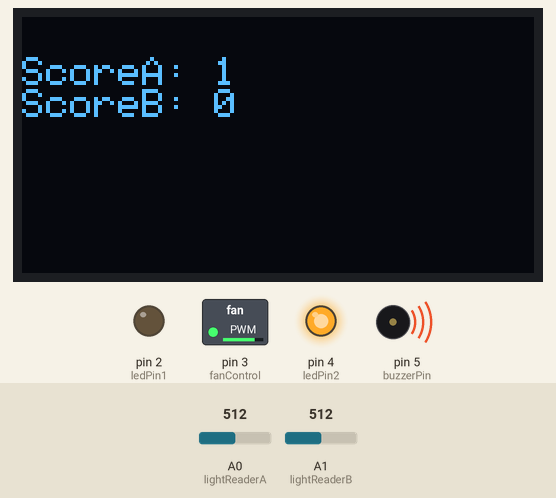
Recording of a sketch running on a simulated Arduino Uno, built with avr-gcc and run on an emulated ATmega328P. Shown: 128×64 one-colour display, switched loads named in the sketch (green lamp = pin HIGH), output pins drawn as LEDs (lit = HIGH), buzzer (waves = sounding). Inputs (shaded band) come from the test bench; at power-on: A0 (lightReaderA) = 512, A1 (lightReaderB) = 512. The display library's start-up logo is not drawn; what the sketch prints to the serial monitor is not drawn.

Above: at 5.2 s.
5.3 s: A0 (lightReaderA) set to 810
17.7 s: A1 (lightReaderB) set to 782
26.8 s: A1 (lightReaderB) set to 816
At 29.7 s:
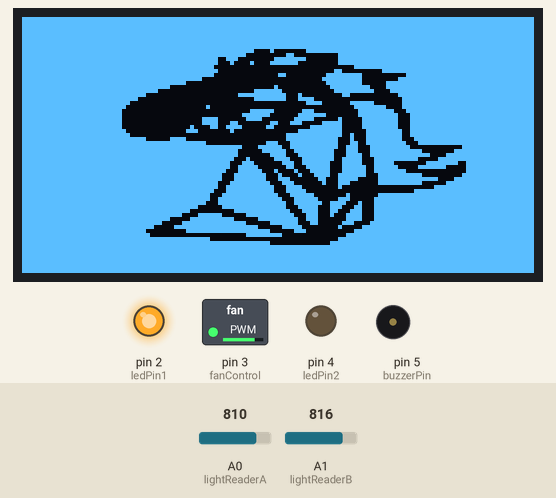
35.9 s: A0 (lightReaderA) set to 782
At 36.5 s:
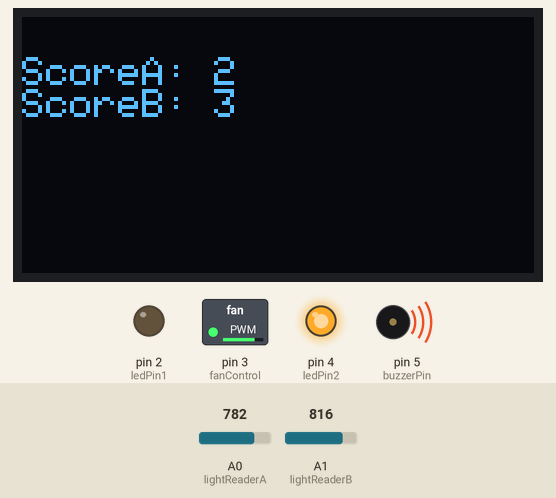
45.0 s: A1 (lightReaderB) set to 790
At 55.1 s:
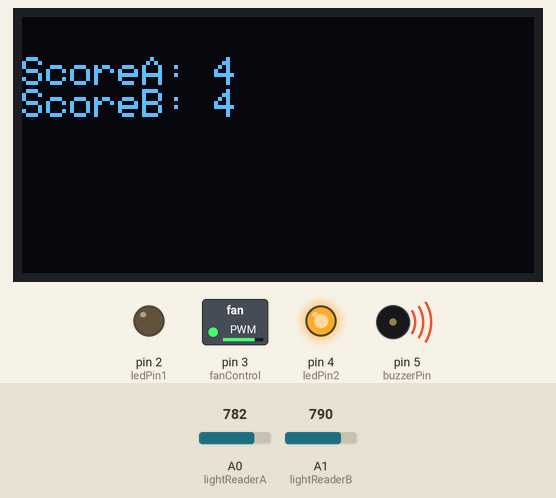
59.0 s: A0 (lightReaderA) set to 900
At 61.4 s:
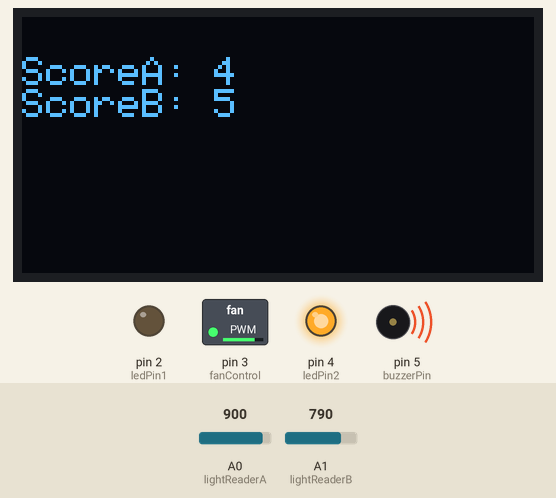
Timing chart, 0 to 62.9 s (numbered marks = the images above; inputs shaded):
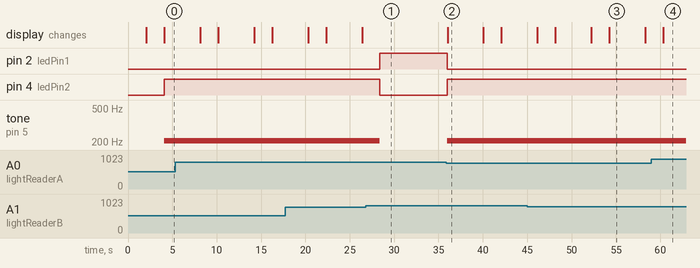

Measured:
- the behaviour switches between 799 and 800 on A1 (lightReaderB) (found by bisection; images 0 and 1)
- the behaviour switches between 800 and 799 on A0 (lightReaderA) (found by bisection; images 1 and 2)
- after the input at 26.8 s, pin 2 (ledPin1): LOW → HIGH after 1.6 s; pin 4 (ledPin2): HIGH → LOW after 1.6 s; tone on pin 5 (buzzerPin): 208 Hz → silent after 1.6 s
- after the input at 35.9 s, pin 2 (ledPin1): HIGH → LOW after 0.09 s; pin 4 (ledPin2): LOW → HIGH after 0.09 s; tone on pin 5 (buzzerPin): silent → 208 Hz after 0.09 s; the display: changes after 0.12 s (image 2)
- what the display in image 2 shows lasts 4.1 s, from 36.0 s to 40.1 s

The sketch:

photoresist_new.ino
```cpp
#include <SPI.h>
#include <Wire.h>
#include <Adafruit_GFX.h>
#include <Adafruit_SSD1306.h>

#define SCREEN_WIDTH 128 // OLED display width, in pixels
#define SCREEN_HEIGHT 64 // OLED display height, in pixels

// Declaration for SSD1306 display connected using software SPI (default case):
#define OLED_MOSI   9
#define OLED_CLK   10
#define OLED_DC    11
#define OLED_CS    12
#define OLED_RESET 13
Adafruit_SSD1306 display(SCREEN_WIDTH, SCREEN_HEIGHT,
  OLED_MOSI, OLED_CLK, OLED_DC, OLED_RESET, OLED_CS);

const byte ledPin1 = 2; // green led pin(2)
const byte ledPin2 = 4; // red led pin(4)
const byte buzzerPin = 5; // buzzer pin(5)
//const byte laserPin = 6; //Laser that powers photoresistor
const byte lightReaderA = A0; // photoresistor pin(A0)
const byte lightReaderB = A1; // photoresistor pin(A0)
const byte freq = 2000; // frequency for the buzzer (change # to effect the sound of buzzer)
const byte z = 0; // initial value for x
int goalA;
int goalB;

int fanspeed = 200; //PWM fan speed to write
const byte fanControl = 3; //Fan Output PIN PWM
volatile int scoreA = 0; //Counts Score of playerA
volatile int scoreB = 0; //Counts Score of playerB

#define LOGO_HEIGHT   127
#define LOGO_WIDTH    63
static const unsigned char PROGMEM logo_bmp[] = // 3571 Robotics logo bitmap
{ 0xFF, 0xFF, 0xFF, 0xFF, 0xFF, 0xFF, 0xFF, 0xFF, 0xFF, 0xFF, 0xFF, 0xFF, 0xFF, 0xFF, 0xFF, 0xFF,
0xFF, 0xFF, 0xFF, 0xFF, 0xFF, 0xFF, 0xFF, 0xFF, 0xFF, 0xFF, 0xFF, 0xFF, 0xFF, 0xFF, 0xFF, 0xFF,
0xFF, 0xFF, 0xFF, 0xFF, 0xFF, 0xFF, 0xFF, 0xFF, 0xFF, 0xFF, 0xFF, 0xFF, 0xFF, 0xFF, 0xFF, 0xFF,
0xFF, 0xFF, 0xFF, 0xFF, 0xFF, 0xFF, 0xFF, 0xFF, 0xFF, 0xFF, 0xFF, 0xFF, 0xFF, 0xFF, 0xFF, 0xFF,
0xFF, 0xFF, 0xFF, 0xFF, 0xFF, 0xFF, 0xFF, 0xFF, 0xFF, 0xFF, 0xFF, 0xFF, 0xFF, 0xFF, 0xFF, 0xFF,
0xFF, 0xFF, 0xFF, 0xFF, 0xFF, 0xFF, 0xFF, 0xFF, 0xFF, 0xFF, 0xFF, 0xFF, 0xFF, 0xFF, 0xFF, 0xFF,
0xFF, 0xFF, 0xFF, 0xFF, 0xFF, 0xFF, 0xFF, 0xFF, 0xFF, 0xFF, 0xFF, 0xFF, 0xFF, 0xFF, 0xFF, 0xFF,
0xFF, 0xFF, 0xFF, 0xFF, 0xFF, 0xFF, 0xFF, 0xFF, 0xFF, 0xFF, 0xFF, 0xFF, 0xFF, 0xFF, 0xFF, 0xFF,
0xFF, 0xFF, 0xFF, 0xFF, 0xFF, 0xFF, 0xFF, 0xC2, 0x01, 0xFF, 0xFF, 0xFF, 0xFF, 0xFF, 0xFF, 0xFF,
0xFF, 0xFF, 0xFF, 0xFF, 0xFF, 0xFF, 0xFF, 0x00, 0x30, 0x01, 0xFF, 0xFF, 0xFF, 0xFF, 0xFF, 0xFF,
0xFF, 0xFF, 0xFF, 0xFF, 0xFF, 0xFF, 0x9C, 0x01, 0xFE, 0x01, 0xFF, 0xFF, 0xFF, 0xFF, 0xFF, 0xFF,
0xFF, 0xFF, 0xFF, 0xFF, 0xFF, 0xFF, 0x88, 0x43, 0xF8, 0x01, 0xFF, 0xFF, 0xFF, 0xFF, 0xFF, 0xFF,
0xFF, 0xFF, 0xFF, 0xFF, 0xFF, 0xFF, 0x00, 0x00, 0x00, 0x00, 0x1F, 0xFF, 0xFF, 0xFF, 0xFF, 0xFF,
0xFF, 0xFF, 0xFF, 0xFF, 0xFF, 0xFF, 0x80, 0x00, 0x00, 0x03, 0x00, 0x3F, 0xFF, 0xFF, 0xFF, 0xFF,
0xFF, 0xFF, 0xFF, 0xFF, 0xFF, 0xFF, 0x00, 0x00, 0xC0, 0x0F, 0xF8, 0x00, 0xFF, 0xFF, 0xFF, 0xFF,
0xFF, 0xFF, 0xFF, 0xFF, 0xFF, 0xF8, 0x00, 0x00, 0x00, 0x1F, 0xF8, 0x03, 0xFF, 0xFF, 0xFF, 0xFF,
0xFF, 0xFF, 0xFF, 0xFF, 0xFF, 0x80, 0x00, 0x00, 0x00, 0x0F, 0xF8, 0x1F, 0xFF, 0xFF, 0xFF, 0xFF,
0xFF, 0xFF, 0xFF, 0xFF, 0xF8, 0x00, 0x00, 0x01, 0x00, 0x07, 0xFE, 0x1F, 0xFF, 0xFF, 0xFF, 0xFF,
0xFF, 0xFF, 0xFF, 0xFF, 0xC0, 0x00, 0x00, 0x3F, 0x80, 0x03, 0xFF, 0x0F, 0xFF, 0xFF, 0xFF, 0xFF,
0xFF, 0xFF, 0xFF, 0xFE, 0x00, 0x00, 0x03, 0xFF, 0xC4, 0x00, 0xC0, 0x03, 0xFF, 0xFF, 0xFF, 0xFF,
0xFF, 0xFF, 0xFF, 0xF8, 0x00, 0x00, 0x00, 0x3F, 0xC7, 0x80, 0x00, 0x01, 0xFF, 0xFF, 0xFF, 0xFF,
0xFF, 0xFF, 0xFF, 0xE0, 0x00, 0x00, 0x00, 0x00, 0x01, 0xE0, 0x3F, 0x01, 0xFF, 0xFF, 0xFF, 0xFF,
0xFF, 0xFF, 0xFF, 0xC0, 0x00, 0x02, 0x00, 0x00, 0x00, 0x00, 0x1F, 0xE1, 0xFF, 0xFF, 0xFF, 0xFF,
0xFF, 0xFF, 0xFF, 0x80, 0x00, 0x00, 0x00, 0x7E, 0x03, 0x80, 0x0F, 0xF8, 0xFF, 0xFF, 0xFF, 0xFF,
0xFF, 0xFF, 0xFF, 0x80, 0x00, 0x00, 0x01, 0xFC, 0x07, 0xF0, 0x0F, 0xFC, 0x7F, 0xFF, 0xFF, 0xFF,
0xFF, 0xFF, 0xFF, 0x80, 0x00, 0x07, 0x80, 0xF0, 0x0F, 0x81, 0x07, 0xFC, 0x7F, 0xFF, 0xFF, 0xFF,
0xFF, 0xFF, 0xFF, 0x80, 0x00, 0x07, 0x8C, 0x03, 0x1C, 0x1F, 0x07, 0xFC, 0x7F, 0xFF, 0xFF, 0xFF,
0xFF, 0xFF, 0xFF, 0x80, 0x00, 0x21, 0x9E, 0x06, 0x00, 0xFF, 0x07, 0xFC, 0x7F, 0xFF, 0xFF, 0xFF,
0xFF, 0xFF, 0xFF, 0xC0, 0x00, 0x70, 0x08, 0x00, 0x07, 0xFF, 0x03, 0xFE, 0x7F, 0xFF, 0xFF, 0xFF,
0xFF, 0xFF, 0xFF, 0xE0, 0x00, 0x00, 0x00, 0x00, 0x3F, 0xFF, 0x23, 0xFE, 0x7F, 0xFF, 0xFF, 0xFF,
0xFF, 0xFF, 0xFF, 0xFE, 0x07, 0x80, 0x00, 0x00, 0x3F, 0xFE, 0x23, 0xFE, 0x3F, 0xFF, 0xFF, 0xFF,
0xFF, 0xFF, 0xFF, 0xFF, 0xFF, 0xFC, 0x00, 0x07, 0x1F, 0xFE, 0x33, 0xFF, 0x1F, 0xFF, 0xFF, 0xFF,
0xFF, 0xFF, 0xFF, 0xFF, 0xFF, 0xFF, 0xFE, 0x1F, 0x9F, 0xFE, 0x71, 0xFF, 0x80, 0x03, 0xFF, 0xFF,
0xFF, 0xFF, 0xFF, 0xFF, 0xFF, 0xFF, 0xFC, 0x0F, 0xCF, 0xFC, 0x71, 0xFF, 0xF0, 0x0F, 0xFF, 0xFF,
0xFF, 0xFF, 0xFF, 0xFF, 0xFF, 0xFF, 0xFC, 0x03, 0xC7, 0xFC, 0x79, 0xFF, 0xFC, 0x3F, 0xFF, 0xFF,
0xFF, 0xFF, 0xFF, 0xFF, 0xFF, 0xFF, 0xF8, 0x81, 0xE3, 0xFC, 0xF8, 0xFF, 0xE0, 0xFF, 0xFF, 0xFF,
0xFF, 0xFF, 0xFF, 0xFF, 0xFF, 0xFF, 0xF1, 0xC0, 0x73, 0xF8, 0xF8, 0xF8, 0x07, 0xF9, 0xFF, 0xFF,
0xFF, 0xFF, 0xFF, 0xFF, 0xFF, 0xFF, 0xF3, 0xE0, 0x31, 0xF8, 0xFC, 0xFC, 0x1F, 0xC1, 0xFF, 0xFF,
0xFF, 0xFF, 0xFF, 0xFF, 0xFF, 0xFF, 0xE3, 0xF1, 0x08, 0xF8, 0xFC, 0xFF, 0x00, 0x01, 0xFF, 0xFF,
0xFF, 0xFF, 0xFF, 0xFF, 0xFF, 0xFF, 0xC7, 0xF8, 0x84, 0x79, 0xFC, 0x7F, 0xF0, 0x03, 0xFF, 0xFF,
0xFF, 0xFF, 0xFF, 0xFF, 0xFF, 0xFF, 0xC7, 0xF8, 0xE0, 0x31, 0xF0, 0x7F, 0xFF, 0x0F, 0xFF, 0xFF,
0xFF, 0xFF, 0xFF, 0xFF, 0xFF, 0xFF, 0x8F, 0xFC, 0x70, 0x11, 0xC0, 0x7F, 0xF0, 0x3F, 0xFF, 0xFF,
0xFF, 0xFF, 0xFF, 0xFF, 0xFF, 0xFF, 0x9F, 0xFE, 0x3C, 0x01, 0x00, 0x00, 0x01, 0xFF, 0xFF, 0xFF,
0xFF, 0xFF, 0xFF, 0xFF, 0xFF, 0xFF, 0x1F, 0xFE, 0x3E, 0x00, 0x00, 0x00, 0x3F, 0xFF, 0xFF, 0xFF,
0xFF, 0xFF, 0xFF, 0xFF, 0xFF, 0xFE, 0x3F, 0xFF, 0x1F, 0x80, 0x40, 0x7F, 0xFF, 0xFF, 0xFF, 0xFF,
0xFF, 0xFF, 0xFF, 0xFF, 0xFF, 0xFE, 0x7F, 0xFF, 0x8F, 0xC1, 0xC0, 0xFF, 0xFF, 0xFF, 0xFF, 0xFF,
0xFF, 0xFF, 0xFF, 0xFF, 0xFF, 0xFC, 0x7F, 0xFF, 0xCF, 0xE7, 0x88, 0xFF, 0xFF, 0xFF, 0xFF, 0xFF,
0xFF, 0xFF, 0xFF, 0xFF, 0xFF, 0xF0, 0x3F, 0xFF, 0xC7, 0xC7, 0x18, 0xFF, 0xFF, 0xFF, 0xFF, 0xFF,
0xFF, 0xFF, 0xFF, 0xFF, 0xFF, 0xC0, 0x07, 0xFF, 0xE3, 0xC6, 0x38, 0xFF, 0xFF, 0xFF, 0xFF, 0xFF,
0xFF, 0xFF, 0xFF, 0xFF, 0xFF, 0x0F, 0xC0, 0xFF, 0xF1, 0xC4, 0x78, 0xFF, 0xFF, 0xFF, 0xFF, 0xFF,
0xFF, 0xFF, 0xFF, 0xFF, 0xF8, 0x3F, 0xF8, 0x1F, 0xF9, 0xC0, 0x78, 0xFF, 0xFF, 0xFF, 0xFF, 0xFF,
0xFF, 0xFF, 0xFF, 0xFF, 0xE0, 0xFF, 0xFF, 0x03, 0xF8, 0xC0, 0xE1, 0xFF, 0xFF, 0xFF, 0xFF, 0xFF,
0xFF, 0xFF, 0xFF, 0xFF, 0x83, 0xFF, 0xFF, 0xE0, 0x7C, 0x01, 0x07, 0xFF, 0xFF, 0xFF, 0xFF, 0xFF,
0xFF, 0xFF, 0xFF, 0xFE, 0x00, 0x7F, 0xFF, 0xFC, 0x0E, 0x00, 0x1F, 0xFF, 0xFF, 0xFF, 0xFF, 0xFF,
0xFF, 0xFF, 0xFF, 0xFF, 0x00, 0x00, 0x00, 0xFF, 0x80, 0x00, 0x7F, 0xFF, 0xFF, 0xFF, 0xFF, 0xFF,
0xFF, 0xFF, 0xFF, 0xFF, 0xFF, 0xFE, 0x00, 0x00, 0x00, 0x01, 0xFF, 0xFF, 0xFF, 0xFF, 0xFF, 0xFF,
0xFF, 0xFF, 0xFF, 0xFF, 0xFF, 0xFF, 0xFF, 0xFC, 0x00, 0x07, 0xFF, 0xFF, 0xFF, 0xFF, 0xFF, 0xFF,
0xFF, 0xFF, 0xFF, 0xFF, 0xFF, 0xFF, 0xFF, 0xFF, 0xFF, 0xFF, 0xFF, 0xFF, 0xFF, 0xFF, 0xFF, 0xFF,
0xFF, 0xFF, 0xFF, 0xFF, 0xFF, 0xFF, 0xFF, 0xFF, 0xFF, 0xFF, 0xFF, 0xFF, 0xFF, 0xFF, 0xFF, 0xFF,
0xFF, 0xFF, 0xFF, 0xFF, 0xFF, 0xFF, 0xFF, 0xFF, 0xFF, 0xFF, 0xFF, 0xFF, 0xFF, 0xFF, 0xFF, 0xFF,
0xFF, 0xFF, 0xFF, 0xFF, 0xFF, 0xFF, 0xFF, 0xFF, 0xFF, 0xFF, 0xFF, 0xFF, 0xFF, 0xFF, 0xFF, 0xFF,
0xFF, 0xFF, 0xFF, 0xFF, 0xFF, 0xFF, 0xFF, 0xFF, 0xFF, 0xFF, 0xFF, 0xFF, 0xFF, 0xFF, 0xFF, 0xFF,
0xFF, 0xFF, 0xFF, 0xFF, 0xFF, 0xFF, 0xFF, 0xFF, 0xFF, 0xFF, 0xFF, 0xFF, 0xFF, 0xFF, 0xFF, 0xFF,
0xFF, 0xFF, 0xFF, 0xFF, 0xFF, 0xFF, 0xFF, 0xFF, 0xFF, 0xFF, 0xFF, 0xFF, 0xFF, 0xFF, 0xFF, 0xFF };

void setup()
{
  Serial.begin(9600);
  pinMode(fanControl, OUTPUT);
  analogWrite(fanControl, fanspeed);
  pinMode(ledPin1, OUTPUT);
  pinMode(ledPin2, OUTPUT);
  pinMode(buzzerPin, OUTPUT);
  //pinMode(laserPin, OUTPUT); //Laser that powers photoresistor
  pinMode(lightReaderA, INPUT);
  pinMode(lightReaderB, INPUT);

  if(!display.begin(SSD1306_SWITCHCAPVCC)) {
      Serial.println(F("SSD1306 allocation failed"));
      //for(;;); // Don't proceed, loop forever
  }
      display.display();
  delay(2000); // Pause for 2 seconds

  // Clear the buffer
  display.clearDisplay();

  // Draw a single pixel in white
  display.drawPixel(10, 10, WHITE);

  // Show the display buffer on the screen.
  display.display();
  delay(2000);
  }


void loop()
{
  goalA = analogRead(lightReaderA); // this is for serial monitoring purpose
  goalB = analogRead(lightReaderB); // this is for serial monitoring purpose
  Serial.print("Reading: ");
  Serial.println("GoalA: "+ (lightReaderA));
  Serial.println("GoalB: "+ (lightReaderB));


  if (goalA < 800) // if link between laser and photoresistorB is broken
    {
      digitalWrite(ledPin1, LOW); // turn green led off
      digitalWrite(ledPin2, HIGH); // turn red led on
      tone(5, freq); // buzzer sounds
      scoreA++;
      goal();
    }
  else // if laser link is in tact...
    {
      digitalWrite(ledPin1, HIGH); // turn green led on
      digitalWrite(ledPin2, LOW); // turn red led off
      noTone(5); // buzzer does not sound
    }
    if (goalB < 800) // if link between laser and photoresistorB is borken
    {
      digitalWrite(ledPin1, LOW); // turn green led off
      digitalWrite(ledPin2, HIGH); // turn red led on
      tone(5, freq); // buzzer sounds
      scoreB++;
      goal();
    }
  else // if laser link is in tact...
    {
      digitalWrite(ledPin1, HIGH); // turn green led on
      digitalWrite(ledPin2, LOW); // turn red led off
      noTone(5); // buzzer does not sound
    }
}


void goal(void) {
  testscrolltext();
  testdrawbitmap();
}
void testscrolltext(void) {
  display.clearDisplay();
  display.setTextSize(1); // Draw 1X-scale text
  display.setTextColor(WHITE);
  display.setCursor(0, 10);
  display.println("ScoreA: " + String(scoreA));
  display.println("ScoreB: " + String(scoreB));
  display.display();      // Show initial text
delay(4000);
}
void testdrawbitmap(void) {
  display.clearDisplay();
  display.drawBitmap(
    0,0, logo_bmp, 128, 64, WHITE);
  display.display();
  delay(2000);
}
```
